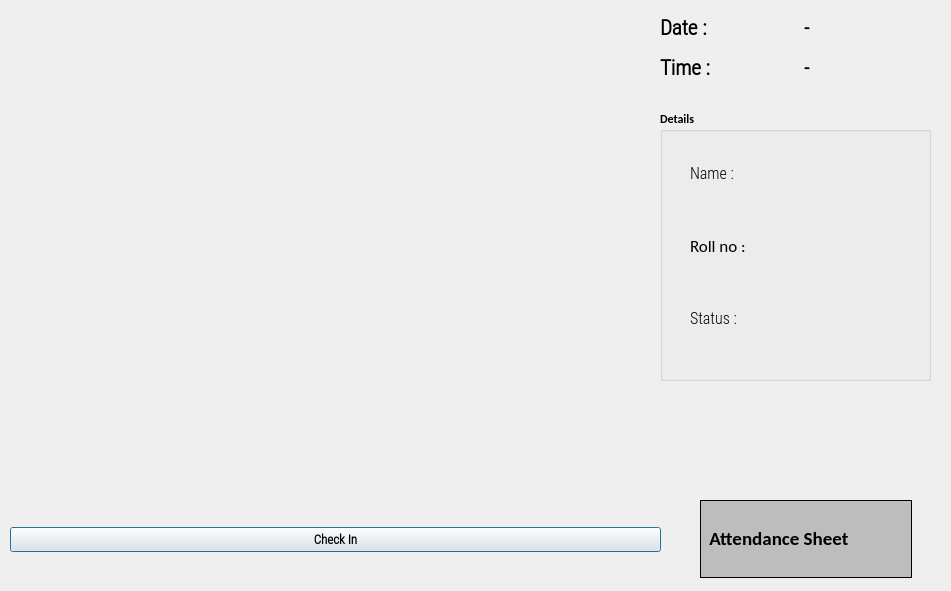
<?xml version="1.0" encoding="UTF-8"?>
<ui version="4.0">
 <class>OutputDialog</class>
 <widget class="QDialog" name="OutputDialog">
  <property name="geometry">
   <rect>
    <x>0</x>
    <y>0</y>
    <width>951</width>
    <height>591</height>
   </rect>
  </property>
  <property name="minimumSize">
   <size>
    <width>0</width>
    <height>0</height>
   </size>
  </property>
  <property name="maximumSize">
   <size>
    <width>1280</width>
    <height>720</height>
   </size>
  </property>
  <property name="font">
   <font>
    <family>Calibri</family>
    <weight>75</weight>
    <bold>true</bold>
   </font>
  </property>
  <property name="windowTitle">
   <string>Face Recognition Attendance App</string>
  </property>
  <property name="windowIcon">
   <iconset>
    <normaloff>:/icon/icon.png</normaloff>:/icon/icon.png</iconset>
  </property>
  <widget class="QLabel" name="imgLabel">
   <property name="geometry">
    <rect>
     <x>10</x>
     <y>10</y>
     <width>640</width>
     <height>480</height>
    </rect>
   </property>
   <property name="minimumSize">
    <size>
     <width>4</width>
     <height>0</height>
    </size>
   </property>
   <property name="maximumSize">
    <size>
     <width>640</width>
     <height>480</height>
    </size>
   </property>
   <property name="text">
    <string/>
   </property>
  </widget>
  <widget class="QWidget" name="horizontalLayoutWidget">
   <property name="geometry">
    <rect>
     <x>10</x>
     <y>500</y>
     <width>651</width>
     <height>80</height>
    </rect>
   </property>
   <layout class="QHBoxLayout" name="horizontalLayout">
    <item>
     <widget class="QPushButton" name="ClockInButton">
      <property name="font">
       <font>
        <family>Roboto Condensed Light</family>
        <pointsize>10</pointsize>
        <weight>75</weight>
        <bold>true</bold>
       </font>
      </property>
      <property name="text">
       <string>Check In</string>
      </property>
      <property name="checkable">
       <bool>true</bool>
      </property>
     </widget>
    </item>
   </layout>
  </widget>
  <widget class="QWidget" name="gridLayoutWidget">
   <property name="geometry">
    <rect>
     <x>660</x>
     <y>10</y>
     <width>281</width>
     <height>75</height>
    </rect>
   </property>
   <layout class="QGridLayout" name="gridLayout_2">
    <item row="0" column="0">
     <widget class="QLabel" name="label">
      <property name="font">
       <font>
        <family>Roboto Condensed Light</family>
        <pointsize>16</pointsize>
        <weight>75</weight>
        <bold>true</bold>
       </font>
      </property>
      <property name="text">
       <string>Date :</string>
      </property>
     </widget>
    </item>
    <item row="0" column="1">
     <widget class="QLabel" name="Date_Label">
      <property name="font">
       <font>
        <family>Roboto Condensed Light</family>
        <pointsize>15</pointsize>
        <weight>75</weight>
        <bold>true</bold>
       </font>
      </property>
      <property name="text">
       <string>-</string>
      </property>
     </widget>
    </item>
    <item row="1" column="0">
     <widget class="QLabel" name="label_2">
      <property name="font">
       <font>
        <family>Roboto Condensed Light</family>
        <pointsize>16</pointsize>
        <weight>75</weight>
        <bold>true</bold>
       </font>
      </property>
      <property name="text">
       <string>Time :</string>
      </property>
     </widget>
    </item>
    <item row="1" column="1">
     <widget class="QLabel" name="Time_Label">
      <property name="font">
       <font>
        <family>Roboto Condensed Light</family>
        <pointsize>15</pointsize>
        <weight>75</weight>
        <bold>true</bold>
       </font>
      </property>
      <property name="text">
       <string>-</string>
      </property>
     </widget>
    </item>
   </layout>
  </widget>
  <widget class="QGroupBox" name="groupBox">
   <property name="geometry">
    <rect>
     <x>660</x>
     <y>110</y>
     <width>271</width>
     <height>271</height>
    </rect>
   </property>
   <property name="title">
    <string>Details</string>
   </property>
   <widget class="QWidget" name="verticalLayoutWidget">
    <property name="geometry">
     <rect>
      <x>30</x>
      <y>30</y>
      <width>127</width>
      <height>211</height>
     </rect>
    </property>
    <layout class="QVBoxLayout" name="verticalLayout">
     <item>
      <widget class="QLabel" name="label_3">
       <property name="font">
        <font>
         <family>Roboto Condensed Light</family>
         <pointsize>12</pointsize>
         <weight>50</weight>
         <bold>false</bold>
        </font>
       </property>
       <property name="text">
        <string>Name : </string>
       </property>
      </widget>
     </item>
     <item>
      <widget class="QLabel" name="label_5">
       <property name="font">
        <font>
         <family>Calibri</family>
         <pointsize>13</pointsize>
         <weight>50</weight>
         <bold>false</bold>
        </font>
       </property>
       <property name="text">
        <string>Roll no :</string>
       </property>
      </widget>
     </item>
     <item>
      <widget class="QLabel" name="label_4">
       <property name="font">
        <font>
         <family>Roboto Condensed Light</family>
         <pointsize>12</pointsize>
         <weight>50</weight>
         <bold>false</bold>
        </font>
       </property>
       <property name="text">
        <string>Status :</string>
       </property>
      </widget>
     </item>
    </layout>
   </widget>
   <widget class="QWidget" name="verticalLayoutWidget_2">
    <property name="geometry">
     <rect>
      <x>120</x>
      <y>30</y>
      <width>131</width>
      <height>211</height>
     </rect>
    </property>
    <layout class="QVBoxLayout" name="verticalLayout_2">
     <item>
      <widget class="QLabel" name="NameLabel">
       <property name="font">
        <font>
         <family>Roboto Condensed Light</family>
         <pointsize>12</pointsize>
         <weight>50</weight>
         <bold>false</bold>
        </font>
       </property>
       <property name="text">
        <string/>
       </property>
      </widget>
     </item>
     <item>
      <widget class="QLabel" name="RollLabel">
       <property name="font">
        <font>
         <family>Calibri</family>
         <pointsize>12</pointsize>
         <weight>50</weight>
         <bold>false</bold>
        </font>
       </property>
       <property name="text">
        <string/>
       </property>
      </widget>
     </item>
     <item>
      <widget class="QLabel" name="StatusLabel">
       <property name="font">
        <font>
         <family>Roboto Condensed Light</family>
         <pointsize>12</pointsize>
         <weight>50</weight>
         <bold>false</bold>
        </font>
       </property>
       <property name="text">
        <string/>
       </property>
      </widget>
     </item>
    </layout>
   </widget>
  </widget>
  <widget class="QLabel" name="Attendance">
   <property name="geometry">
    <rect>
     <x>700</x>
     <y>500</y>
     <width>212</width>
     <height>78</height>
    </rect>
   </property>
   <property name="font">
    <font>
     <family>Calibri</family>
     <pointsize>14</pointsize>
     <weight>75</weight>
     <bold>true</bold>
    </font>
   </property>
   <property name="autoFillBackground">
    <bool>false</bool>
   </property>
   <property name="styleSheet">
    <string notr="true">background-color: rgb(189, 189, 189);</string>
   </property>
   <property name="frameShape">
    <enum>QFrame::Box</enum>
   </property>
   <property name="text">
    <string> Attendance Sheet</string>
   </property>
   <property name="wordWrap">
    <bool>false</bool>
   </property>
   <property name="openExternalLinks">
    <bool>true</bool>
   </property>
   <property name="textInteractionFlags">
    <set>Qt::LinksAccessibleByKeyboard|Qt::LinksAccessibleByMouse</set>
   </property>
  </widget>
 </widget>
 <resources>
  <include location="resource.qrc"/>
 </resources>
 <connections/>
</ui>
